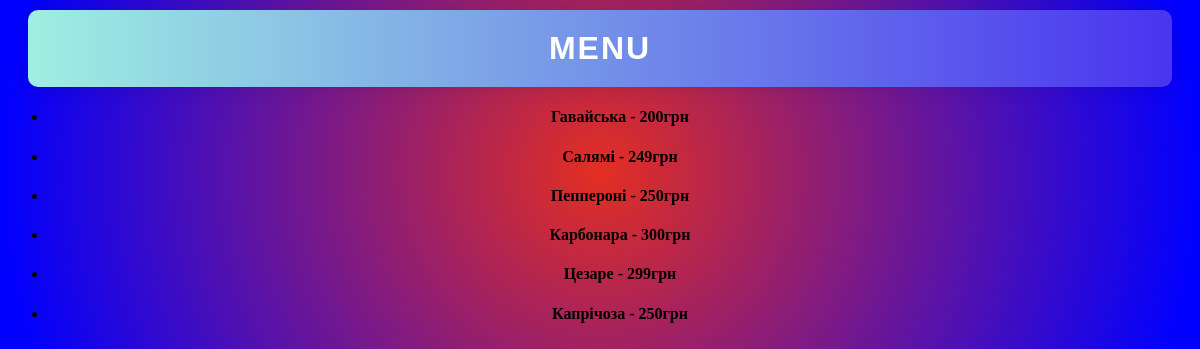
The app's page /menu/, older data.
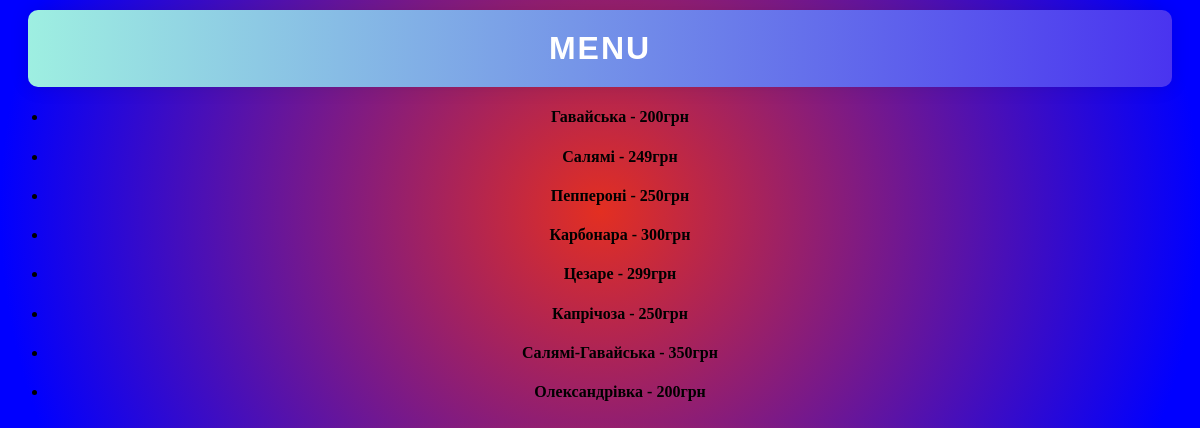
The same page, newer data.
### tables this page shows
CREATE TABLE pizza_menu (
                                    name TEXT,
                                    price INTEGER);

### main.py (the view)
@app.route('/menu/')
def show_menu():
    connection = get_db_connection()
    pizzas = connection.execute('SELECT * FROM pizza_menu').fetchall()
    return render_template('menu.html', pizzas = pizzas)

### main.py (called while the page is built)
def get_db_connection():
    connection = sqlite3.connect(database='sqlite_python_oderman.db')
    connection.row_factory = sqlite3.Row
    return connection

### templates/menu.html (shortened to what this page needs)
<!DOCTYPE html>
<html lang="en">
<head>
    <link rel="stylesheet" href="{{ url_for('static', filename='css/style.css')  }}">
</head>
<body>
<h1>MENU</h1>
<ul>
  {% for pizza in pizzas %}
  <li>
  <h4> {{ pizza['name'] }} - {{ pizza['price'] }}грн </h4>
  </li>
  {% endfor %}
</ul>
</body>
</html>

### static/css/style.css (style rules this page uses)
html { background: -webkit-radial-gradient(circle farthest-side at center center, #e32f21 0%, #0000FF 100%); background: -moz-radial-gradient(circle farthest-side at center center, #e32f21 0%, #0000FF 100%); background: radial-gradient(circle farthest-side at center center, #e32f21 0%, #0000FF 100%); text-align: center; }
h1 { text-decoration: none; display: grid; color: white; padding: 20px 30px; margin: 10px 20px; border-radius: 10px; font-family: 'Montserrat', sans-serif; text-transform: uppercase; letter-spacing: 2px; background-image: linear-gradient(to right, #9EEFE1 0%, #4830F0 51%, #9EEFE1 100%); background-size: 200% auto; box-shadow: 0 0 20px rgba(0, 0, 0, .1); transition: .5s; }
* { box-sizing: border-box; }

Row changes from the older to the newer data that the page shows:
added pizza_menu: name "Салямі-Гавайська", price "350"
added pizza_menu: name "Олександрівка", price "200"
